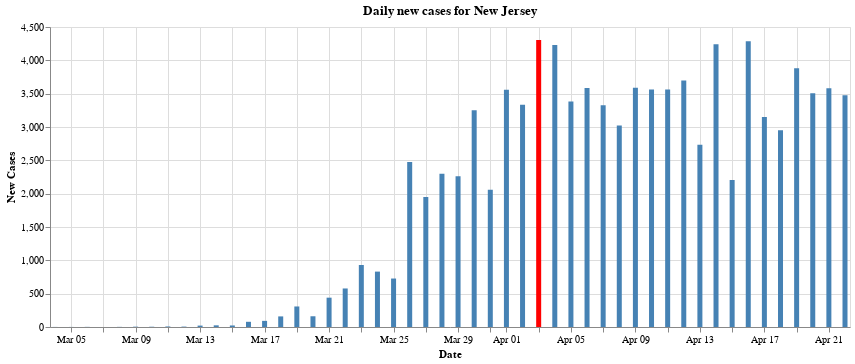

Source (notebook cell):
### Markdown cell above
## 11 - Graph of daily new cases in New Jersey
Below we plot a graph that shows the increase in cases per day. 
There is a lot of talk on the news about "flattening the curve", however in the daily briefings that Governor Murphy holds, he only talks about developments from the overnight, and rarely shows the actual data plotted as a bar chart. The below chart actually visualizes the said curve that everyone is talking about. And we can see that it is, in fact, flattening

### Code cell
jersey_cases_full=us_states[us_states.state=="New Jersey"]
jersey_cases_county_full=us_counties[us_counties["state"]=="New Jersey"]

jersey_cases=jersey_cases_full.drop('state', axis=1)
jersey_cases=jersey_cases.drop('fips', axis=1)

first_case_date=jersey_cases.iloc[0].date
date_object=first_case_date
# date_object = datetime.strptime(first_case_date, '%Y-%m-%d')
date_object = date_object - timedelta(days=1)
time_string = date_object.strftime('%Y-%m-%d')

jersey_cases.loc[-1] = [time_string, 0, 0]  # adding a row
jersey_cases.index = jersey_cases.index + 1  # shifting index
jersey_cases = jersey_cases.sort_index()  # sorting by index
    
jersey_cases=jersey_cases.set_index('date')


daily_new_cases = jersey_cases.diff()
daily_new_cases=daily_new_cases.reset_index()
daily_new_cases=daily_new_cases.drop(0, axis=0)
daily_new_cases = daily_new_cases.astype({"cases": int, "deaths": int})
daily_new_cases=daily_new_cases.rename(columns={'cases': 'new_cases', 'deaths': 'new_deaths'})


# display(daily_new_cases)


max_daily_increase = daily_new_cases['new_cases'].max()
# display(max_daily_increase)

chart = alt.Chart(daily_new_cases).mark_bar().encode(
    y=alt.Y('new_cases:Q', axis=alt.Axis(title='New Cases')),
    x=alt.X('date:T', axis=alt.Axis(format='%b %d', title='Date')),
    # The highlight will be set on the result of a conditional statement
    color=alt.condition(
        alt.datum.new_cases == max_daily_increase,
        alt.value('red'),    
        alt.value('steelblue')  
    ),
    tooltip=['date:T','new_cases']

).properties(
    width=800,
    title="Daily new cases for New Jersey"
)

    
display(chart)

### Figure 1 — Vega-Lite specification as saved in the notebook (floating-point values rounded to 4 significant figures)
{"config": {"view": {"continuousWidth": 400, "continuousHeight": 300}}, "data": {"name": "data-a620a1869eb258886e1b1e9e2d2c6138"}, "mark": "bar", "encoding": {"color": {"condition": {"value": "red", "test": "(datum.new_cases === 4305)"}, "value": "steelblue"}, "tooltip": [{"type": "temporal", "field": "date"}, {"type": "quantitative", "field": "new_cases"}], "x": {"type": "temporal", "axis": {"format": "%b %d", "title": "Date"}, "field": "date"}, "y": {"type": "quantitative", "axis": {"title": "New Cases"}, "field": "new_cases"}}, "title": "Daily new cases for New Jersey", "width": 800, "$schema": "https://vega.github.io/schema/vega-lite/v4.0.2.json", "datasets": {"data-a620a1869eb258886e1b1e9e2d2c6138": [{"date": "2020-03-04T00:00:00", "new_cases": 1, "new_deaths": 0}, {"date": "2020-03-05T00:00:00", "new_cases": 1, "new_deaths": 0}, {"date": "2020-03-06T00:00:00", "new_cases": 2, "new_deaths": 0}, {"date": "2020-03-07T00:00:00", "new_cases": 0, "new_deaths": 0}, {"date": "2020-03-08T00:00:00", "new_cases": 2, "new_deaths": 0}, {"date": "2020-03-09T00:00:00", "new_cases": 5, "new_deaths": 0}, {"date": "2020-03-10T00:00:00", "new_cases": 4, "new_deaths": 1}, {"date": "2020-03-11T00:00:00", "new_cases": 8, "new_deaths": 0}, {"date": "2020-03-12T00:00:00", "new_cases": 6, "new_deaths": 0}, {"date": "2020-03-13T00:00:00", "new_cases": 21, "new_deaths": 0}, {"date": "2020-03-14T00:00:00", "new_cases": 25, "new_deaths": 1}, {"date": "2020-03-15T00:00:00", "new_cases": 23, "new_deaths": 0}, {"date": "2020-03-16T00:00:00", "new_cases": 78, "new_deaths": 1}, {"date": "2020-03-17T00:00:00", "new_cases": 92, "new_deaths": 0}, {"date": "2020-03-18T00:00:00", "new_cases": 159, "new_deaths": 2}, {"date": "2020-03-19T00:00:00", "new_cases": 308, "new_deaths": 4}, {"date": "2020-03-20T00:00:00", "new_cases": 161, "new_deaths": 2}, {"date": "2020-03-21T00:00:00", "new_cases": 440, "new_deaths": 5}, {"date": "2020-03-22T00:00:00", "new_cases": 578, "new_deaths": 4}, {"date": "2020-03-23T00:00:00", "new_cases": 930, "new_deaths": 7}, {"date": "2020-03-24T00:00:00", "new_cases": 831, "new_deaths": 17}, {"date": "2020-03-25T00:00:00", "new_cases": 727, "new_deaths": 18}, {"date": "2020-03-26T00:00:00", "new_cases": 2474, "new_deaths": 19}, {"date": "2020-03-27T00:00:00", "new_cases": 1949, "new_deaths": 27}, {"date": "2020-03-28T00:00:00", "new_cases": 2299, "new_deaths": 32}, {"date": "2020-03-29T00:00:00", "new_cases": 2262, "new_deaths": 21}, {"date": "2020-03-30T00:00:00", "new_cases": 3250, "new_deaths": 38}, {"date": "2020-03-31T00:00:00", "new_cases": 2060, "new_deaths": 68}, {"date": "2020-04-01T00:00:00", "new_cases": 3559, "new_deaths": 88}, {"date": "2020-04-02T00:00:00", "new_cases": 3335, "new_deaths": 184}, {"date": "2020-04-03T00:00:00", "new_cases": 4305, "new_deaths": 108}, {"date": "2020-04-04T00:00:00", "new_cases": 4229, "new_deaths": 200}, {"date": "2020-04-05T00:00:00", "new_cases": 3381, "new_deaths": 70}, {"date": "2020-04-06T00:00:00", "new_cases": 3585, "new_deaths": 88}, {"date": "2020-04-07T00:00:00", "new_cases": 3326, "new_deaths": 227}, {"date": "2020-04-08T00:00:00", "new_cases": 3021, "new_deaths": 272}, {"date": "2020-04-09T00:00:00", "new_cases": 3590, "new_deaths": 196}, {"date": "2020-04-10T00:00:00", "new_cases": 3561, "new_deaths": 232}, {"date": "2020-04-11T00:00:00", "new_cases": 3563, "new_deaths": 251}, {"date": "2020-04-12T00:00:00", "new_cases": 3699, "new_deaths": 167}, {"date": "2020-04-13T00:00:00", "new_cases": 2734, "new_deaths": 93}, {"date": "2020-04-14T00:00:00", "new_cases": 4240, "new_deaths": 362}, {"date": "2020-04-15T00:00:00", "new_cases": 2206, "new_deaths": 351}, {"date": "2020-04-16T00:00:00", "new_cases": 4287, "new_deaths": 362}, {"date": "2020-04-17T00:00:00", "new_cases": 3150, "new_deaths": 322}, {"date": "2020-04-18T00:00:00", "new_cases": 2953, "new_deaths": 230}, {"date": "2020-04-19T00:00:00", "new_cases": 3881, "new_deaths": 132}, {"date": "2020-04-20T00:00:00", "new_cases": 3505, "new_deaths": 175}, {"date": "2020-04-21T00:00:00", "new_cases": 3581, "new_deaths": 376}, {"date": "2020-04-22T00:00:00", "new_cases": 3478, "new_deaths": 310}]}}
